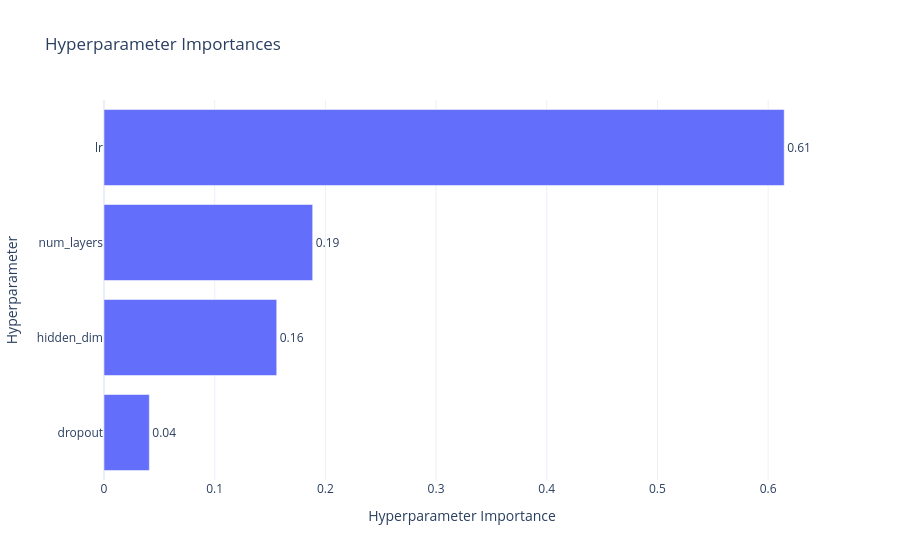

The cell this chart's notebook holds for it:
### Code cell
# ==================================
# 셀 7: hERG Optuna 스터디 실행 (1단계: 넓은 탐색)
# ==================================
import optuna
import plotly.io as pio
pio.templates.default = "plotly_white"

TASK_TO_TUNE = "hERG"

# 1. 목표 점수 설정
TARGET_SCORE_HERG = 0.86
# 2. 안전망 (최대 시도 횟수)
MAX_TRIALS = 500 # 1단계는 SOTA 목표 달성 시 중지 (또는 최대 500회)

# 3. hERG 전용 콜백 함수 정의
def stop_for_herg(study: optuna.study.Study, trial: optuna.trial.FrozenTrial):
    if study.best_value is not None and study.best_value >= TARGET_SCORE_HERG:
        print(f"\n--- 🎯 hERG 목표 달성! ({TARGET_SCORE_HERG}) ---")
        print(f"--- Trial {trial.number}에서 {study.best_value:.4f} 달성 후 중지합니다. ---")
        study.stop()

print(f"--- 1단계 튜닝 시작: {TASK_TO_TUNE} (목표: {TARGET_SCORE_HERG}, 최대: {MAX_TRIALS}회) ---")

# --- 👇 [핵심 수정] ---
# study 객체 이름을 'study_hERG_p1'로 명명하여 2단계에서 참조
study_hERG_p1 = optuna.create_study(
    direction="maximize",
    study_name=f"admet_{TASK_TO_TUNE}_tuning_Phase1"
)
# --- 👆 [수정 완료] ---

print(f"📊 {TASK_TO_TUNE}는 분류 태스크 - {TARGET_SCORE_HERG} 달성 시 자동 중지됩니다.")

# Optuna 실행 (셀 6의 'objective' 함수 사용)
study_hERG_p1.optimize(
    lambda trial: objective(trial, TASK_TO_TUNE),
    n_trials=MAX_TRIALS,
    callbacks=[stop_for_herg],
    show_progress_bar=True
)

# --- 👇 [시각화 수정] ---
# 'study' -> 'study_hERG_p1'로 변경
print(f"\n📈 [ {TASK_TO_TUNE} - 1단계 ] 파라미터 중요도 시각화:")
try:
    fig = optuna.visualization.plot_param_importances(study_hERG_p1)
    fig.show()
except Exception as e:
    print(f"⚠️ 중요도 시각화 실패: {e}")
# --- 👆 [수정 완료] ---

# 결과 저장
best_params_all[TASK_TO_TUNE] = study_hERG_p1.best_params

print(f"\n--- {TASK_TO_TUNE} 1단계 튜닝 완료 ---")
print(f"Best Valid Score: {study_hERG_p1.best_value:.4f}")
print(f"Best Params: {study_hERG_p1.best_params}")

### Figure 1 — Plotly figure (JSON) as saved in the notebook; plotly's stock layout.template omitted (floating-point values rounded to 4 significant figures)
{"data": [{"cliponaxis": false, "hovertemplate": ["dropout (FloatDistribution): 0.04093948620840296<extra></extra>", "hidden_dim (CategoricalDistribution): 0.15604462624402357<extra></extra>", "num_layers (IntDistribution): 0.18851249980729437<extra></extra>", "lr (FloatDistribution): 0.6145033877402791<extra></extra>"], "name": "Objective Value", "orientation": "h", "text": ["0.04", "0.16", "0.19", "0.61"], "textposition": "outside", "type": "bar", "x": [0.04094, 0.156, 0.1885, 0.6145], "y": ["dropout", "hidden_dim", "num_layers", "lr"]}], "layout": {"title": {"text": "Hyperparameter Importances"}, "xaxis": {"title": {"text": "Hyperparameter Importance"}}, "yaxis": {"title": {"text": "Hyperparameter"}}}}
